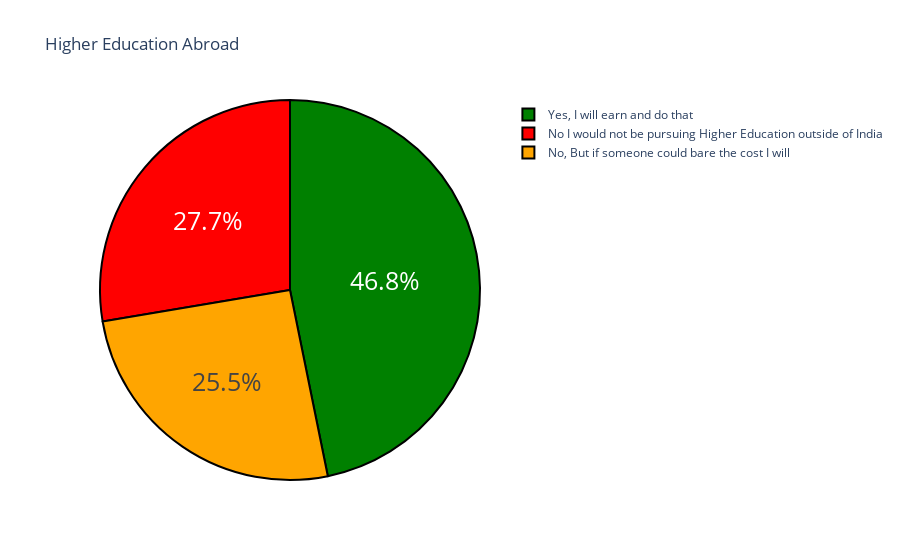

Notebook source saved alongside this figure:
### Code cell
label = higher_edu.index
count = higher_edu.values
color = ['green','red','orange']
fig = go.Figure(data = [go.Pie(labels = label, values = count)])
fig.update_layout(title_text = "Higher Education Abroad")
fig.update_traces(hoverinfo = 'label+value+percent', 
                  textinfo = 'percent', textfont_size = 25, 
                  marker = dict(colors = color, line = dict(color = 'black', width = 2)))

fig.show()

### Figure 1 — Plotly figure (JSON) as saved in the notebook; plotly's stock layout.template omitted (floating-point values rounded to 4 significant figures)
{"data": [{"hoverinfo": "label+value+percent", "labels": ["Yes, I will earn and do that", "No I would not be pursuing Higher Education outside of India", "No, But if someone could bare the cost I will"], "marker": {"colors": ["green", "red", "orange"], "line": {"color": "black", "width": 2}}, "textfont": {"size": 25}, "textinfo": "percent", "type": "pie", "values": [110, 65, 60]}], "layout": {"title": {"text": "Higher Education Abroad"}}}
